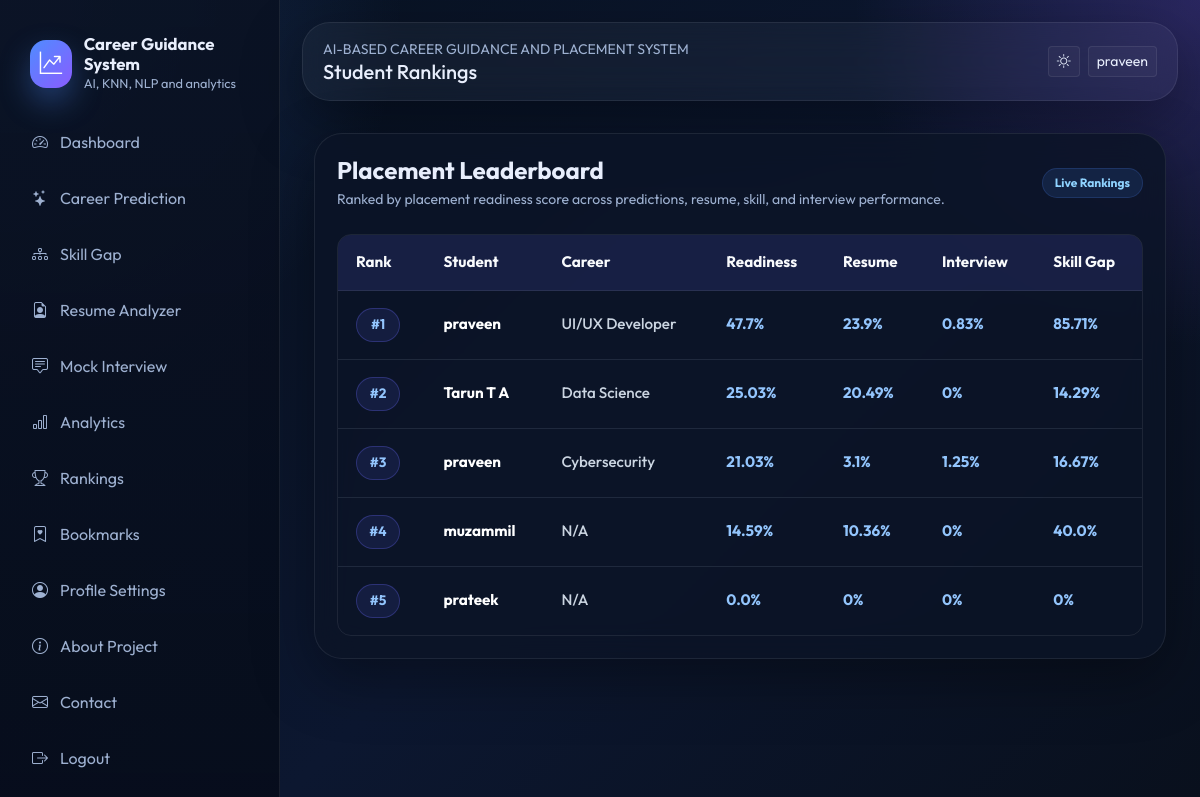
The app's page /rankings (signed in), older data.
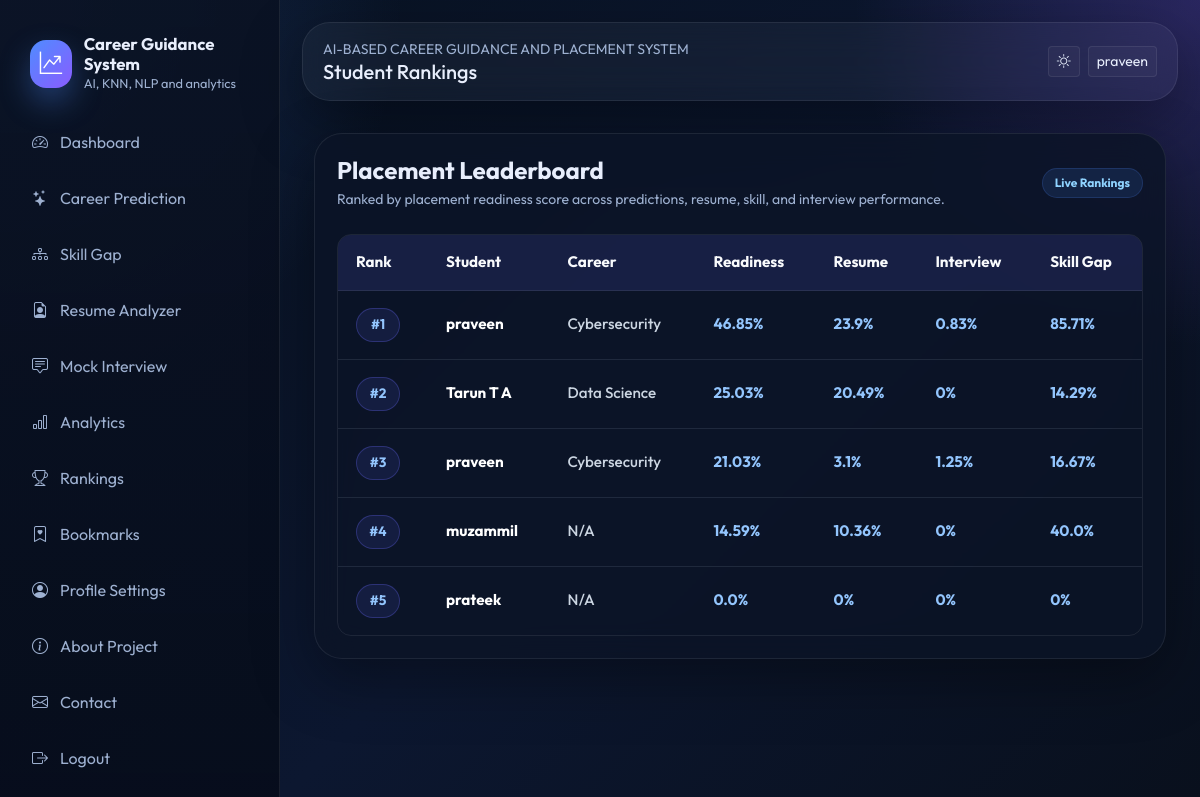
The same page, newer data.
### models/db_models.py (models this page shows, shortened)
class TimestampMixin:
    created_at = db.Column(db.DateTime, default=datetime.utcnow, nullable=False)
    updated_at = db.Column(db.DateTime, default=datetime.utcnow, onupdate=datetime.utcnow, nullable=False)

class User(UserMixin, TimestampMixin, db.Model):
    __tablename__ = "users"
    id = db.Column(db.Integer, primary_key=True)
    full_name = db.Column(db.String(120), nullable=False)
    email = db.Column(db.String(150), unique=True, nullable=False, index=True)
    password_hash = db.Column(db.String(255), nullable=False)
    role = db.Column(db.String(20), default="student", nullable=False)
    college = db.Column(db.String(150))
    course = db.Column(db.String(120))
    year = db.Column(db.String(20))
    bio = db.Column(db.Text)
    photo = db.Column(db.String(255), default="default-avatar.svg")
    skills_json = db.Column(db.Text)
    is_active = db.Column(db.Boolean, default=True, nullable=False)
    last_login = db.Column(db.DateTime)
    career_predictions = db.relationship("CareerPrediction", backref="user", lazy=True, cascade="all, delete-orphan")
    resumes = db.relationship("Resume", backref="user", lazy=True, cascade="all, delete-orphan")
    interviews = db.relationship("InterviewResult", backref="user", lazy=True, cascade="all, delete-orphan")
    gaps = db.relationship("SkillGapAnalysis", backref="user", lazy=True, cascade="all, delete-orphan")
    bookmarks = db.relationship("CareerBookmark", backref="user", lazy=True, cascade="all, delete-orphan")

class CareerPrediction(TimestampMixin, db.Model):
    __tablename__ = "career_predictions"
    id = db.Column(db.Integer, primary_key=True)
    user_id = db.Column(db.Integer, db.ForeignKey("users.id"), nullable=False)
    input_skills_json = db.Column(db.Text, nullable=False)
    recommended_domain = db.Column(db.String(120), nullable=False)
    top_matches_json = db.Column(db.Text, nullable=False)
    confidence = db.Column(db.Float, default=0)

class Resume(TimestampMixin, db.Model):
    __tablename__ = "resumes"
    id = db.Column(db.Integer, primary_key=True)
    user_id = db.Column(db.Integer, db.ForeignKey("users.id"), nullable=False)
    filename = db.Column(db.String(255), nullable=False)
    file_type = db.Column(db.String(20), nullable=False)
    extracted_text = db.Column(db.Text)
    ats_score = db.Column(db.Float, default=0)
    keyword_matches_json = db.Column(db.Text)
    missing_keywords_json = db.Column(db.Text)
    summary_json = db.Column(db.Text)

class InterviewResult(TimestampMixin, db.Model):
    __tablename__ = "interview_results"
    id = db.Column(db.Integer, primary_key=True)
    user_id = db.Column(db.Integer, db.ForeignKey("users.id"), nullable=False)
    interview_type = db.Column(db.String(40), nullable=False)
    score = db.Column(db.Float, default=0)
    accuracy = db.Column(db.Float, default=0)
    weak_topics_json = db.Column(db.Text)
    responses_json = db.Column(db.Text)
    question_json = db.Column(db.Text)

class SkillGapAnalysis(TimestampMixin, db.Model):
    __tablename__ = "skill_gap_analysis"
    id = db.Column(db.Integer, primary_key=True)
    user_id = db.Column(db.Integer, db.ForeignKey("users.id"), nullable=False)
    target_domain = db.Column(db.String(120), nullable=False)
    current_score = db.Column(db.Float, default=0)
    missing_skills_json = db.Column(db.Text)
    roadmap_json = db.Column(db.Text)
    analysis_json = db.Column(db.Text)

### routes/student.py (the view)
@student_bp.route("/rankings")
@login_required
def rankings():
    rankings = build_user_rankings()
    return render_template("student/rankings.html", rankings=rankings)

### app.py (called while the page is built)
@login_manager.user_loader
def load_user(user_id):
    return User.query.get(int(user_id))

### utils/ml_utils.py (called while the page is built)
def placement_readiness_score(prediction_score: float, skill_score: float, resume_score: float, interview_score: float) -> float:
    return round((prediction_score * 0.25) + (skill_score * 0.3) + (resume_score * 0.25) + (interview_score * 0.2), 2)

### templates/student/rankings.html (shortened to what this page needs)
{% extends "base.html" %}
{% block page_title %}Student Rankings{% endblock %}
{% block content %}
<div class="container py-4">
  <div class="glass-card rankings-card">
    <div class="d-flex justify-content-between align-items-center mb-4">
      <div>
        <h4 class="fw-bold mb-1">Placement Leaderboard</h4>
        <div class="text-muted small">
          Ranked by placement readiness score across predictions,
          resume, skill, and interview performance.
        </div>
      </div>
      <span class="badge badge-soft">
        Live Rankings
      </span>
    </div>
    <div class="table-responsive rankings-table-wrapper">
      <table class="table align-middle rankings-table">
        <thead>
          <tr>
            <th>Rank</th>
            <th>Student</th>
            <th>Career</th>
            <th>Readiness</th>
            <th>Resume</th>
            <th>Interview</th>
            <th>Skill Gap</th>
          </tr>
        </thead>
        <tbody>
          {% for item in rankings %}
          <tr>
            <td>
              <span class="rank-badge">
                #{{ item.rank }}
              </span>
            </td>
            <td class="student-name">
              {{ item.user.full_name }}
            </td>
            <td class="career-name">
              {{ item.career }}
            </td>
            <td class="score">
              {{ item.readiness }}%
            </td>
            <td class="score">
              {{ item.resume_score }}%
            </td>
            <td class="score">
              {{ item.interview_score }}%
            </td>
            <td class="score">
              {{ item.skill_score }}%
            </td>
          </tr>
          {% else %}
          <tr>
            <td colspan="7" class="no-ranking-data">
              No ranking data yet.
            </td>
          </tr>
          {% endfor %}
        </tbody>
      </table>
    </div>
  </div>
</div>
{% endblock %}

### templates/base.html (shortened to what this page needs)
<!doctype html>
<html lang="en">
<head>
  <link href="https://cdn.jsdelivr.net/npm/bootstrap@5.3.3/dist/css/bootstrap.min.css" rel="stylesheet">
  <link href="https://cdn.jsdelivr.net/npm/bootstrap-icons@1.11.3/font/bootstrap-icons.min.css" rel="stylesheet">
  <link rel="stylesheet" href="{{ url_for('static', filename='css/style.css') }}">
</head>
<body class="{% if current_user.is_authenticated %}app-shell{% else %}public-shell{% endif %}">
  {% if current_user.is_authenticated %}
  <aside class="sidebar d-none d-lg-block">
    <div class="brand">
      <div class="brand-mark"><i class="bi bi-graph-up-arrow"></i></div>
      <div>
        <div class="brand-title">Career Guidance System</div>
        <div class="brand-subtitle">AI, KNN, NLP and analytics</div>
      </div>
    </div>
    <div class="nav flex-column nav-pills">
      <a class="nav-link sidebar-link" href="{{ url_for('student.dashboard') }}"><i class="bi bi-speedometer2"></i>Dashboard</a>
      <a class="nav-link sidebar-link" href="{{ url_for('student.career_prediction') }}"><i class="bi bi-stars"></i>Career Prediction</a>
      <a class="nav-link sidebar-link" href="{{ url_for('student.skill_gap') }}"><i class="bi bi-diagram-3"></i>Skill Gap</a>
      <a class="nav-link sidebar-link" href="{{ url_for('student.resume_analyzer') }}"><i class="bi bi-file-earmark-person"></i>Resume Analyzer</a>
      <a class="nav-link sidebar-link" href="{{ url_for('student.mock_interview') }}"><i class="bi bi-chat-square-text"></i>Mock Interview</a>
      <a class="nav-link sidebar-link" href="{{ url_for('student.analytics') }}"><i class="bi bi-bar-chart"></i>Analytics</a>
      <a class="nav-link sidebar-link" href="{{ url_for('student.rankings') }}"><i class="bi bi-trophy"></i>Rankings</a>
      <a class="nav-link sidebar-link" href="{{ url_for('student.bookmarks') }}"><i class="bi bi-bookmark-heart"></i>Bookmarks</a>
      <a class="nav-link sidebar-link" href="{{ url_for('auth.profile') }}"><i class="bi bi-person-circle"></i>Profile Settings</a>
      <a class="nav-link sidebar-link" href="{{ url_for('main.about') }}"><i class="bi bi-info-circle"></i>About Project</a>
      <a class="nav-link sidebar-link" href="{{ url_for('main.contact') }}"><i class="bi bi-envelope"></i>Contact</a>
      <a class="nav-link sidebar-link" href="{{ url_for('auth.logout') }}"><i class="bi bi-box-arrow-right"></i>Logout</a>
    </div>
  </aside>
  {% endif %}
  <main class="main-content">
    <div class="topbar mb-4 d-flex flex-wrap align-items-center justify-content-between gap-3">
      <div>
        <div class="small text-uppercase text-muted">AI-Based Career Guidance and Placement System</div>
        <h5 class="mb-0">{% block page_title %}Dashboard{% endblock %}</h5>
      </div>
      <div class="d-flex align-items-center gap-2">
        <button class="btn btn-outline-soft btn-sm" type="button" data-theme-toggle><i class="bi bi-brightness-high"></i></button>
        {% if current_user.is_authenticated %}
        <a href="{{ url_for('auth.profile') }}" class="btn btn-outline-soft btn-sm">{{ current_user.full_name }}</a>
        {% else %}
        <a href="{{ url_for('auth.login') }}" class="btn btn-outline-soft btn-sm">Login</a>
        <a href="{{ url_for('auth.register') }}" class="btn btn-primary-gradient btn-sm">Register</a>
        {% endif %}
      </div>
    </div>
    <div class="toast-container position-fixed top-0 end-0 p-3">
    </div>
    {% block content %}{% endblock %}
  </main>
</body>
</html>

Row changes from the older to the newer data that the page shows:
no longer on this page (row unchanged): CareerPrediction: career "UI/UX Developer"
added CareerPrediction: career "Cybersecurity"
Text that changed along with them:
new list line: "# 1 46.85 % % % %"
new list line: "praveen"
new list line: "23.9"
new list line: "0.83"
new list line: "85.71"
list line gone: "# 1 47.7 % % % %"
list line gone: "praveen"
list line gone: "23.9"
list line gone: "0.83"
list line gone: "85.71"
